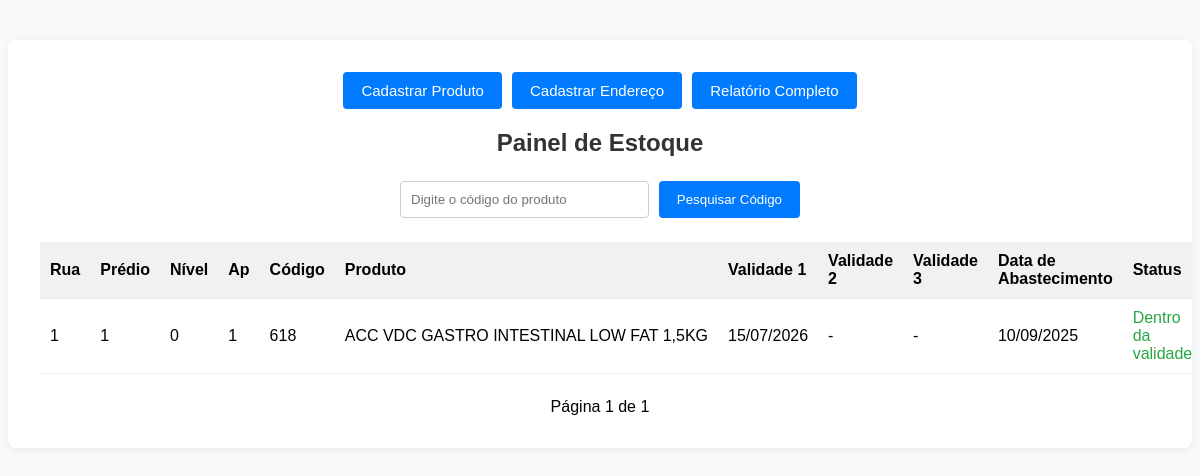
The app's page / (signed in), older data.
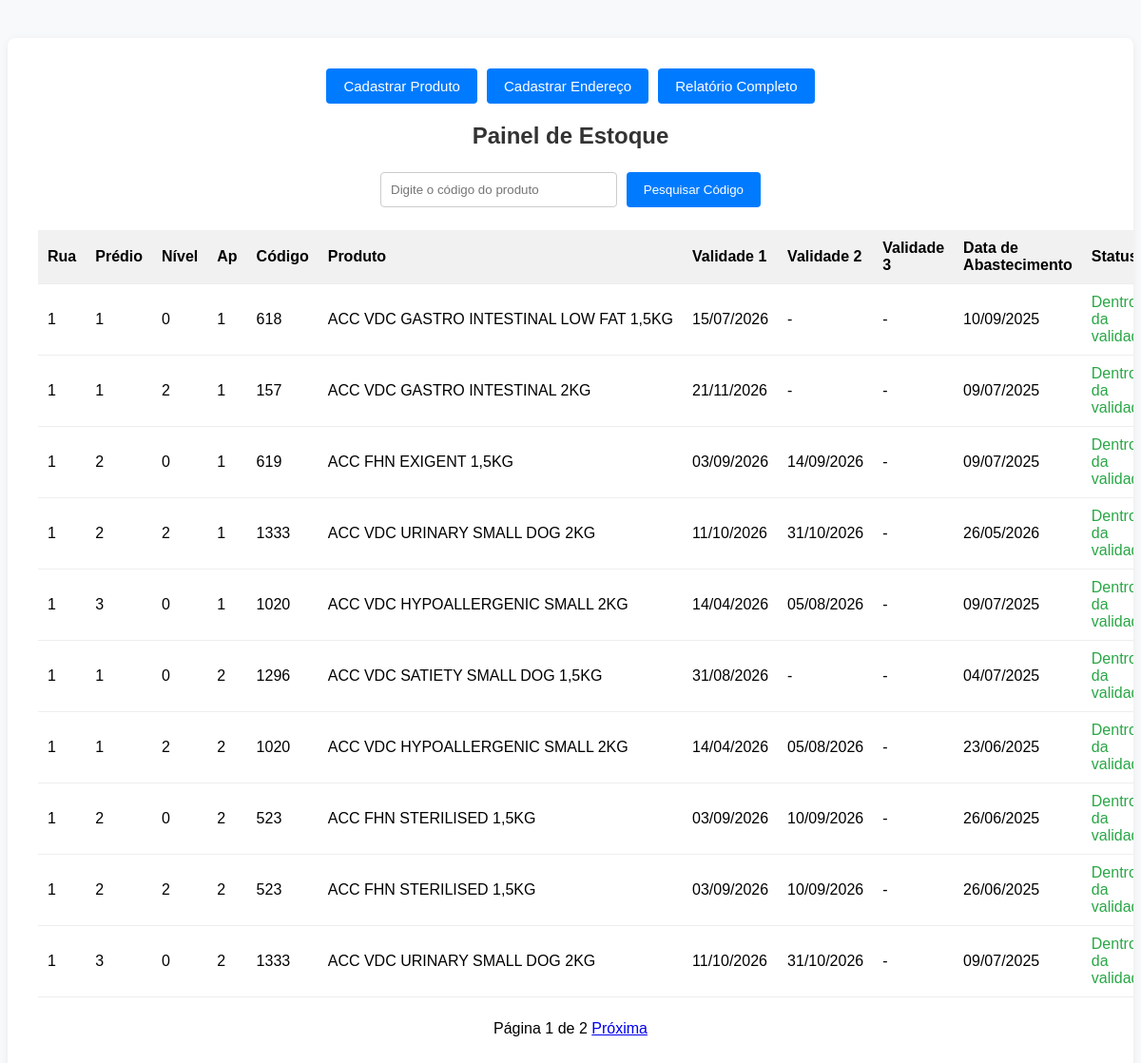
The same page, newer data.
### produtos/models.py (models this page shows, shortened)
class Estoque(models.Model):
    produto = models.ForeignKey(Produto, on_delete=models.CASCADE)
    local = models.ForeignKey(Armazenamento, on_delete=models.CASCADE)
    data_armazenado = models.DateField()

class Armazenamento(models.Model):
    rua = models.CharField(max_length=50)
    predio = models.CharField(max_length=50)
    nivel = models.CharField(max_length=10)
    ap = models.CharField(max_length=10)
    livre = models.BooleanField(default=True)

class Produto(models.Model):
    nome = models.CharField(max_length=100)
    codigo = models.CharField(max_length=50, unique=True)
    peso = models.CharField(max_length=50)

class Lote(models.Model):
    produto = models.ForeignKey(Produto, on_delete=models.CASCADE, related_name='lotes')
    validade = models.DateField()
    quantidade = models.PositiveIntegerField(default=1)
    data_fabricacao = models.DateField(null=True, blank=True)
    numero_lote = models.CharField(max_length=50, blank=True, null=True)
    class Meta:
        unique_together = ('produto', 'validade', 'numero_lote')

### produtos/views.py (the view)
# urls.py: path('', painel, name='painel'),
@login_required
def painel(request):
    busca_codigo = request.GET.get('busca-codigo', '')
    busca = request.GET.get('busca', '')
    resultado_busca = None
    dados = Estoque.objects.select_related('produto', 'local').order_by('local__ap')
    if busca:
        dados = dados.filter(
            Q(produto__nome__icontains=busca) |
            Q(produto__codigo__icontains=busca)
        )
    if busca_codigo:
        try:
            produto = Produto.objects.get(codigo=busca_codigo)
            resultado_busca = produto
        except Produto.DoesNotExist:
            resultado_busca = 'not_found'
    today = date.today()
    hoje_mais_30 = today + timedelta(days=30)
    agrupados = {}
    for item in dados:
        chave = (item.produto.id, item.local.id)
        if chave not in agrupados or item.data_armazenado > agrupados[chave].data_armazenado:
            agrupados[chave] = item
    agrupados_lista = list(agrupados.values())
    paginator = Paginator(agrupados_lista, 10)
    page_number = request.GET.get('page')
    page_obj = paginator.get_page(page_number)
    return render(request, 'produtos/painel.html', {
        'page_obj': page_obj,
        'busca': busca,
        'busca_codigo': busca_codigo,
        'resultado_busca': resultado_busca,
        'today': today,
        'hoje_mais_30': hoje_mais_30
    })

### produtos/templates/produtos/painel.html (shortened to what this page needs)
<!DOCTYPE html>
<html lang="pt-br">
<head>
</head>
<body>
    <div class="container">
        <div class="top-bar">
            <a href="{% url 'cadastrar_produto' %}">Cadastrar Produto</a>
            <a href="{% url 'cadastrar_enderecos' %}">Cadastrar Endereço</a>
            <a href="{% url 'relatorio_completo' %}">Relatório Completo</a>
        </div>
        <h2>Painel de Estoque</h2>
        <form method="get"
            style="margin: 0 auto 24px auto; max-width: 400px; display: flex; gap: 10px; justify-content: center;">
            <input type="text" name="busca-codigo" placeholder="Digite o código do produto" value="{{ busca_codigo }}"
                style="flex:1; padding: 10px; border-radius: 4px; border: 1px solid #ccc;">
            <button type="submit"
                style="padding: 10px 18px; border-radius: 4px; background: #007bff; color: #fff; border: none;">Pesquisar
                Código</button>
        </form>
        <table>
            <thead>
                <tr>
                    <th>Rua</th>
                    <th>Prédio</th>
                    <th>Nível</th>
                    <th>Ap</th>
                    <th>Código</th>
                    <th>Produto</th>
                    <th>Validade 1</th>
                    <th>Validade 2</th>
                    <th>Validade 3</th>
                    <th>Data de Abastecimento</th>
                    <th>Status</th>
                </tr>
            </thead>
            <tbody>
                {% for item in page_obj %}
                {% with lotes=item.produto.lotes.all|dictsort:"validade" %}
                <tr>
                    <td>{{ item.local.rua }}</td>
                    <td>{{ item.local.predio }}</td>
                    <td>{{ item.local.nivel }}</td>
                    <td>{{ item.local.ap }}</td>
                    <td>{{ item.produto.codigo }}</td>
                    <td class="nowrap">{{ item.produto.nome }}</td>
                    <td>
                        {% if lotes|length > 0 %}
                            {{ lotes.0.validade|date:"d/m/Y" }}
                        {% else %}
                            -
                        {% endif %}
                    </td>
                    <td>
                        {% if lotes|length > 1 %}
                            {{ lotes.1.validade|date:"d/m/Y" }}
                        {% else %}
                            -
                        {% endif %}
                    </td>
                    <td>
                        {% if lotes|length > 2 %}
                            {{ lotes.2.validade|date:"d/m/Y" }}
                        {% else %}
                            -
                        {% endif %}
                    </td>
                    <td>{{ item.data_armazenado|date:"d/m/Y" }}</td>
                    <td>
                        {% if lotes and lotes.0.validade <= today %}
                            <span class="vencido" style="color:#c00;font-weight:bold;">Vencido</span>
                        {% elif lotes and lotes.0.validade <= hoje_mais_30 %}
                            <span style="color:#bfa900;font-weight:bold;">Próximo do vencimento</span>
                        {% else %}
                            <span class="ok">Dentro da validade</span>
                        {% endif %}
                    </td>
                </tr>
                {% endwith %}
                {% empty %}
                <tr>
                    <td colspan="12" style="text-align:center;">Nenhum produto armazenado.</td>
                </tr>
                {% endfor %}
            </tbody>
        </table>
        <div class="pagination">
            <span>Página {{ page_obj.number }} de {{ page_obj.paginator.num_pages }}</span>
            {% if page_obj.has_next %}
            <a href="?page={{ page_obj.next_page_number }}{% if busca %}&busca={{ busca }}{% endif %}">Próxima</a>
            {% endif %}
        </div>
    </div>
</body>
</html>

Row changes from the older to the newer data that the page shows:
added Estoque: local.rua "1", local.predio "1", local.nivel "2", local.ap "1", produto.codigo "157", produto.nome "ACC VDC GASTRO INTESTINAL 2KG", produto.lotes.0.validade "21/11/2026", data_armazenado "09/07/2025"
added Estoque: local.rua "1", local.predio "2", local.nivel "0", local.ap "1", produto.codigo "619", produto.nome "ACC FHN EXIGENT 1,5KG", produto.lotes.0.validade "03/09/2026", produto.lotes.1.validade "14/09/2026", data_armazenado "09/07/2025"
added Estoque: local.rua "1", local.predio "2", local.nivel "2", local.ap "1", produto.codigo "1333", produto.nome "ACC VDC URINARY SMALL DOG 2KG", produto.lotes.0.validade "11/10/2026", produto.lotes.1.validade "31/10/2026", data_armazenado "26/05/2026"
added Estoque: local.rua "1", local.predio "3", local.nivel "0", local.ap "1", produto.codigo "1020", produto.nome "ACC VDC HYPOALLERGENIC SMALL 2KG", produto.lotes.0.validade "14/04/2026", produto.lotes.1.validade "05/08/2026", data_armazenado "09/07/2025"
added Estoque: local.rua "1", local.predio "1", local.nivel "0", local.ap "2", produto.codigo "1296", produto.nome "ACC VDC SATIETY SMALL DOG 1,5KG", produto.lotes.0.validade "31/08/2026", data_armazenado "04/07/2025"
added Estoque: local.rua "1", local.predio "1", local.nivel "2", local.ap "2", produto.codigo "1020", produto.nome "ACC VDC HYPOALLERGENIC SMALL 2KG", produto.lotes.0.validade "14/04/2026", produto.lotes.1.validade "05/08/2026", data_armazenado "23/06/2025"
added Estoque: local.rua "1", local.predio "2", local.nivel "0", local.ap "2", produto.codigo "523", produto.nome "ACC FHN STERILISED 1,5KG", produto.lotes.0.validade "03/09/2026", produto.lotes.1.validade "10/09/2026", data_armazenado "26/06/2025"
added Estoque: local.rua "1", local.predio "2", local.nivel "2", local.ap "2", produto.codigo "523", produto.nome "ACC FHN STERILISED 1,5KG", produto.lotes.0.validade "03/09/2026", produto.lotes.1.validade "10/09/2026", data_armazenado "26/06/2025"
added Estoque: local.rua "1", local.predio "3", local.nivel "0", local.ap "2", produto.codigo "1333", produto.nome "ACC VDC URINARY SMALL DOG 2KG", produto.lotes.0.validade "11/10/2026", produto.lotes.1.validade "31/10/2026", data_armazenado "09/07/2025"
Text that changed along with them:
{{ page_obj.paginator.num_pages }}: "1" → "2"
text now shown: "Próxima"
